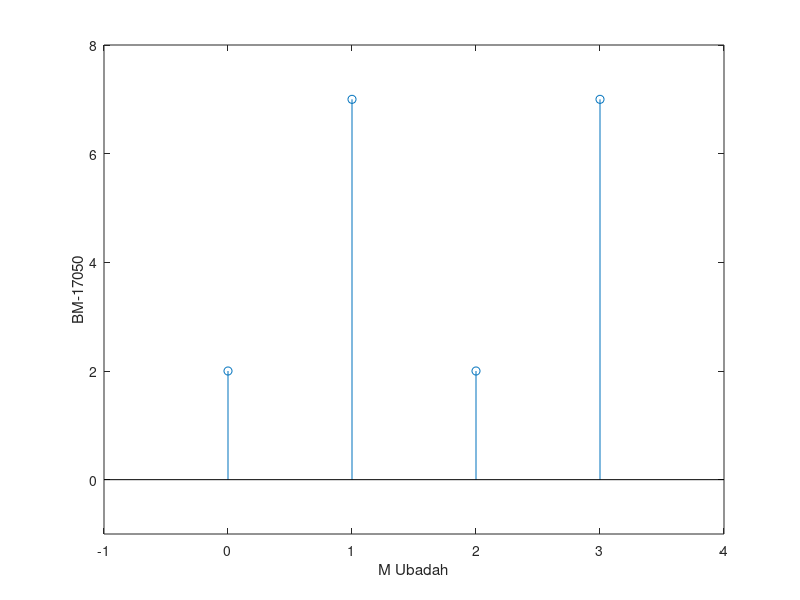

MATLAB code for this plot:
close all;
clc;
clear all;

u = [1 0 1];
v = [2 7];
w = conv(u,v);
m = length(w)-1;
n = 0:1:m;
stem(n,w);
axis([-1 4 -1 8]);
xlabel('M Ubadah')
ylabel("BM-17050")
